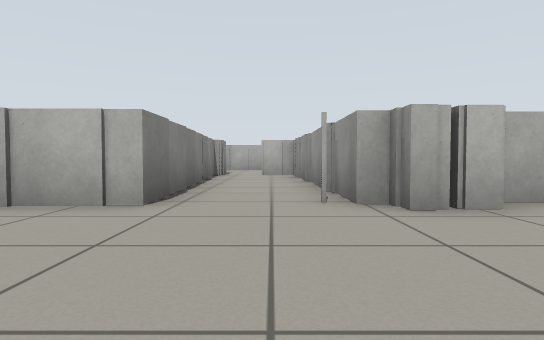
view 1 (above)

15 first-person views from a walk through a world built for the Gazebo simulator. The camera is 0.5 m above the floor, tilts 2° down and sees 75° across. Floor lines are 1 m apart. The floor is counted in squares, 1 m on a side. Each view is taken from the middle of a square. On the plan, view 1 faces up. The plan holds only what a view shows up to about 9 squares ahead; the rest is blank. The place goes on beyond the plan.

view 2
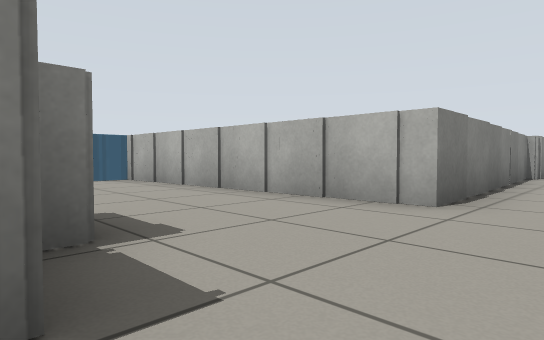

view 3
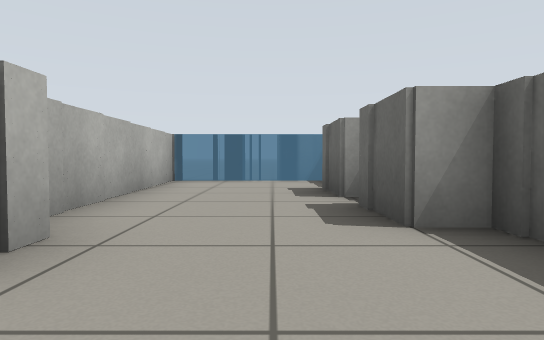

view 4
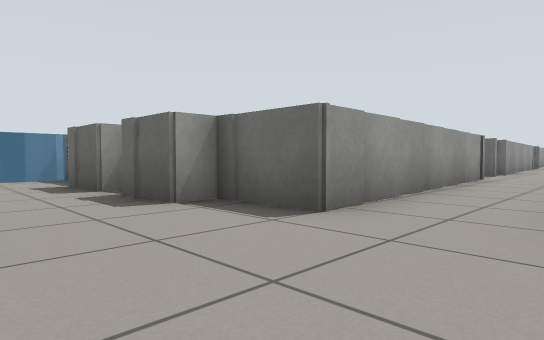

view 5
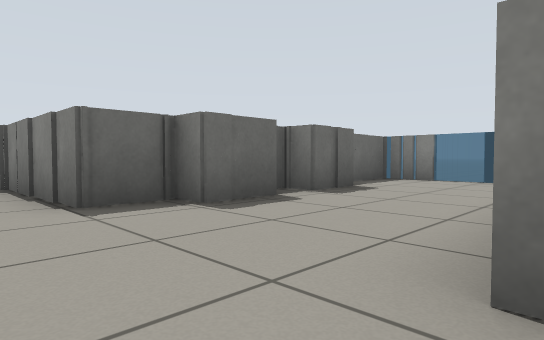

view 6
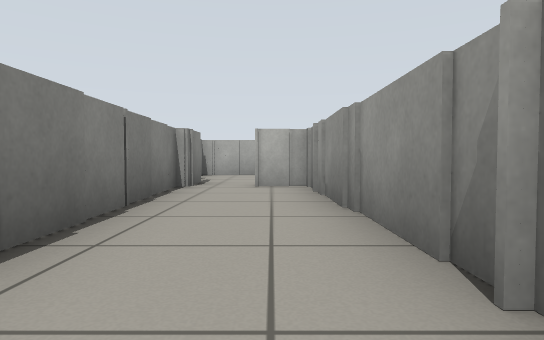

view 7
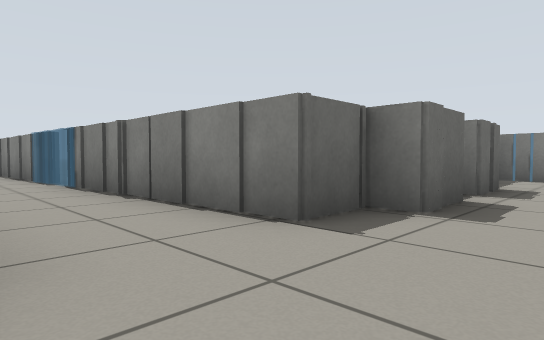

view 8
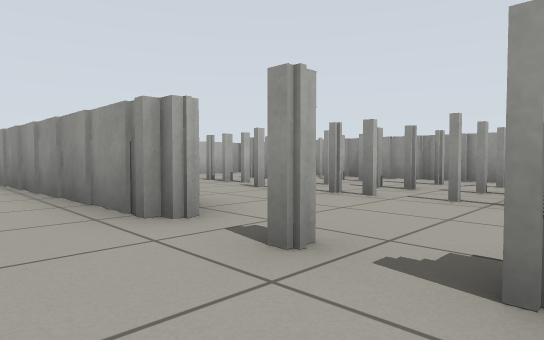

view 9
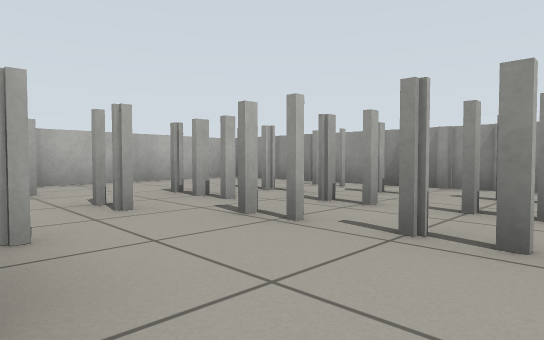

view 10
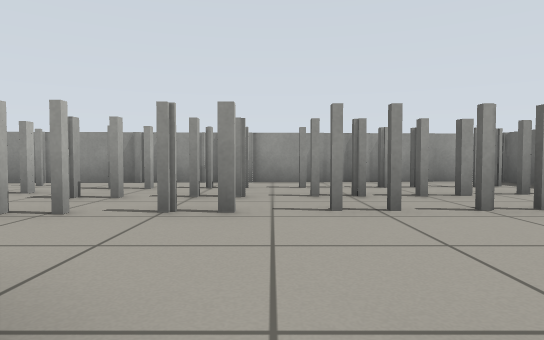

view 11
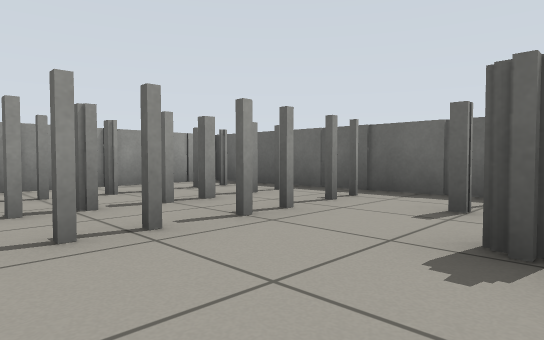

view 12
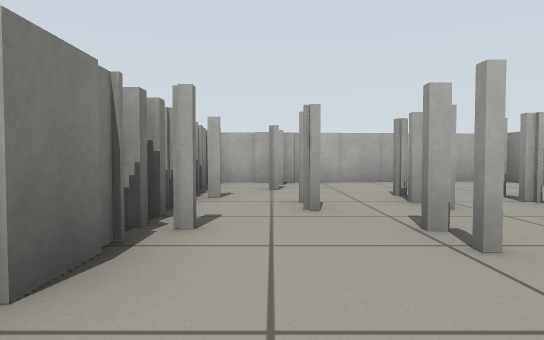

view 13
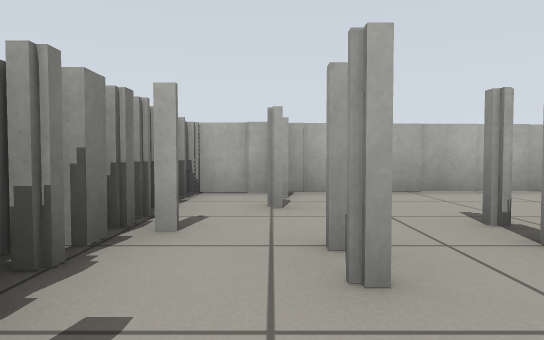

view 14
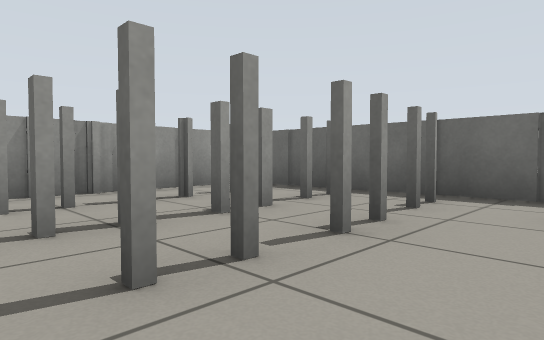

view 15
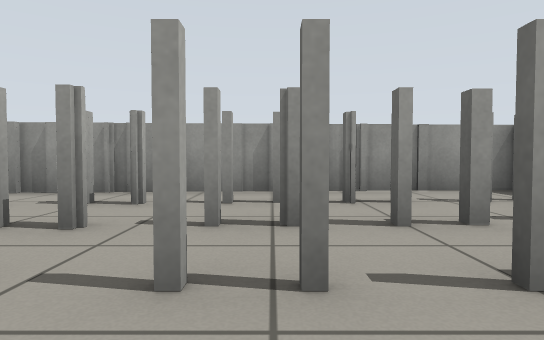

### Floor plan
Key: @ floor where view 1 was taken; . floor; = window, fence, low wall or low ledge.
Columns run from 8 left of view 1 to 9 right of it. Each row starts with its distance up from view 1.
 11       =..
 10       =.==
  9       =..=
  8       =..=
  7       =..=
  6       =..=
  5       =..=
  4  ======..========.
  3 =...............=.
  2 =...............=.
  1 =..........=.====
  0 ========@=====..=
 -1        =.===....=
 -2        =.==.....=
 -3        =.===.==.=
 -4        =.==.....=
 -5        =..=.==.==
 -6        =..=.=.===
 -7        =........=
 -8        =..=.=.===
 -9        =..=.=.==.=
-10            ......=
-11            =.===.=
-12            =======

Where each view was taken, in squares from view 1:
view 1: 0 up, 0 right, facing up
view 2: 0 up, 0 right, facing up-left
view 3: 2 up, 0 right, facing right
view 4: 3 up, 1 left, facing down-right
view 5: 4 up, 0 right, facing down-left
view 6: 4 up, 0 right, facing up
view 7: 2 up, 1 right, facing down-left
view 8: 9 down, 0 right, facing up-right
view 9: 7 down, 2 right, facing up-right
view 10: 7 down, 1 right, facing right
view 11: 7 down, 2 right, facing down-right
view 12: 7 down, 3 right, facing up
view 13: 5 down, 3 right, facing up
view 14: 7 down, 3 right, facing down-right
view 15: 8 down, 3 right, facing right
